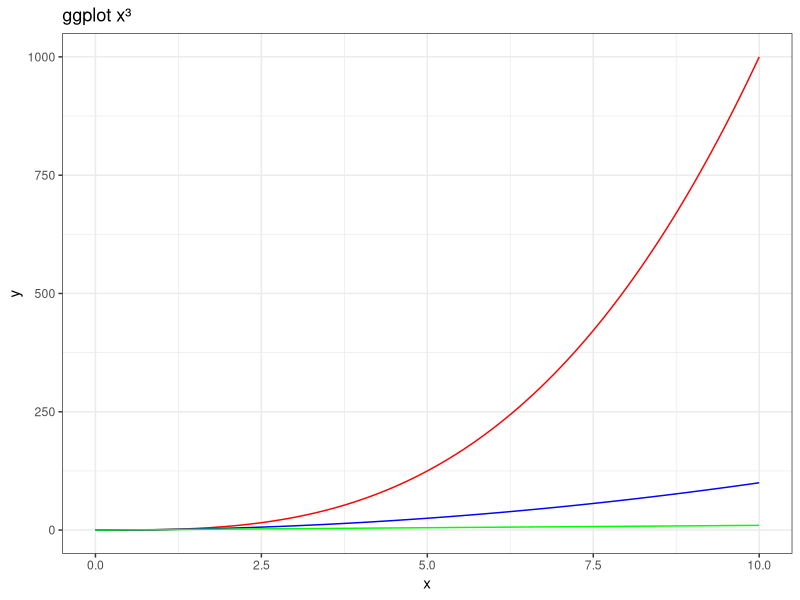

Write R code to recreate this figure.
library(ggplot2)


#ggplot x³
ggplot(data = data.frame(x = seq(0, 10, 0.1)), aes(x = x)) +
  geom_line(aes(y = x^3), colour = "red") +
  geom_line(aes(y = x^2), colour = "blue") +
  geom_line(aes(y = x), colour = "green") +
  labs(title = "ggplot x³", x = "x", y = "y") +
  theme_bw()
